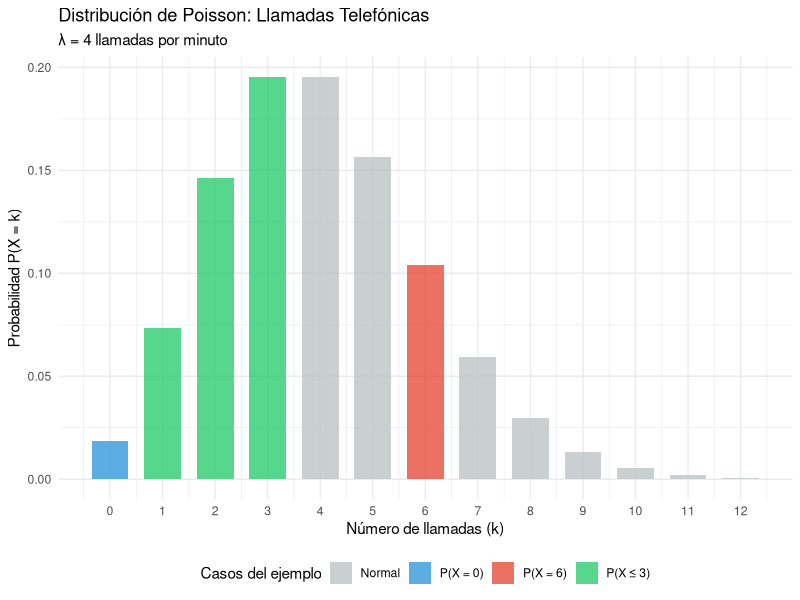
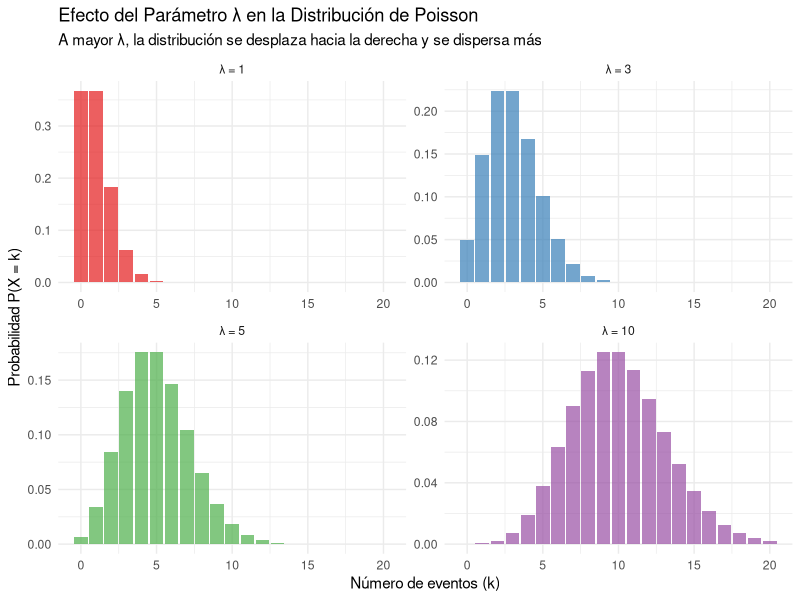
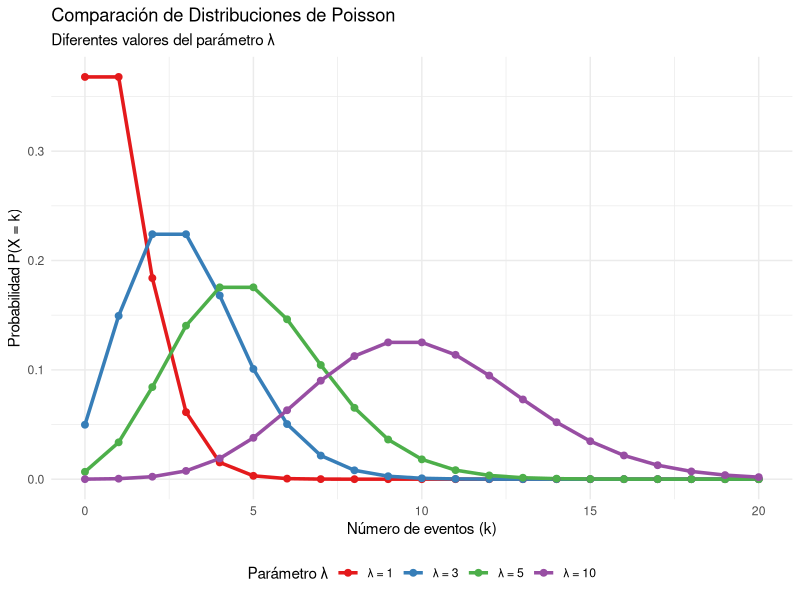
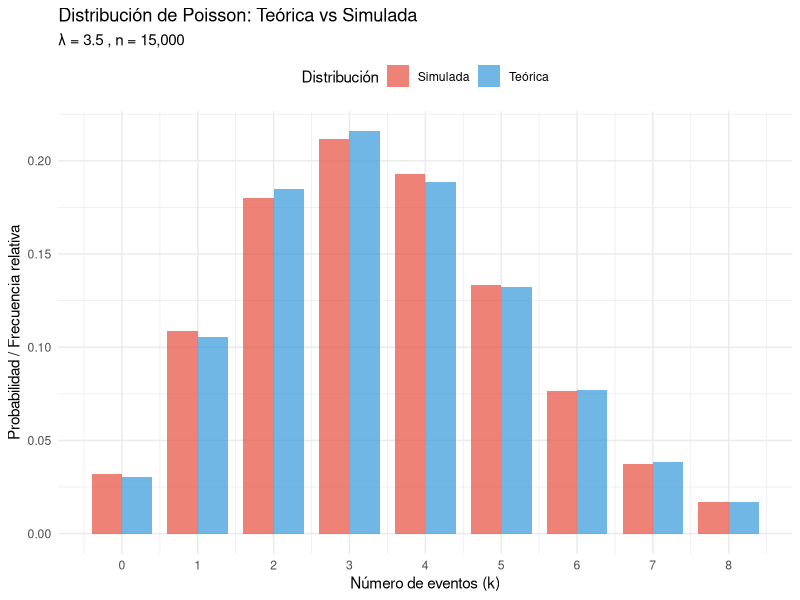
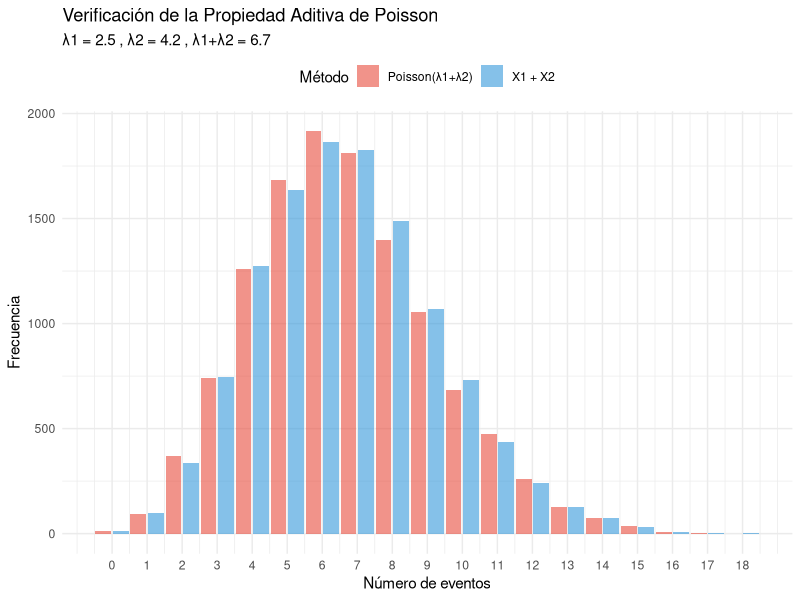
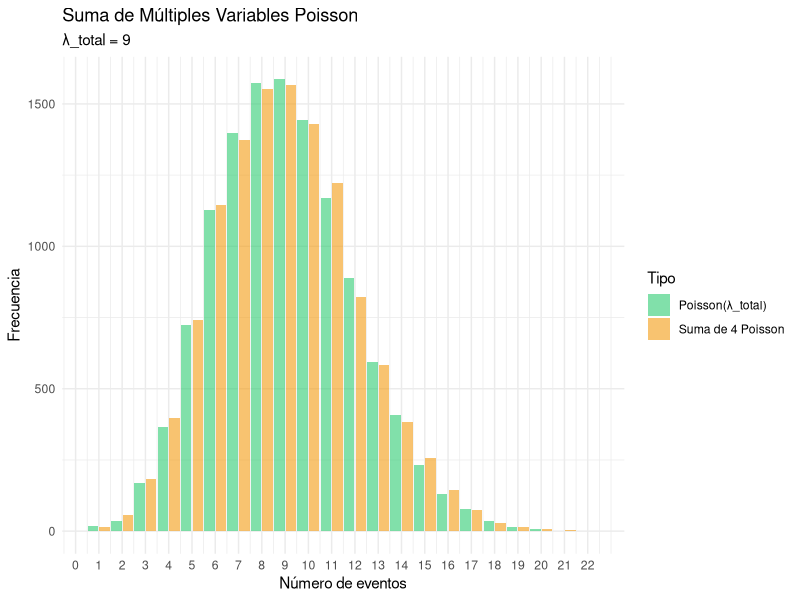
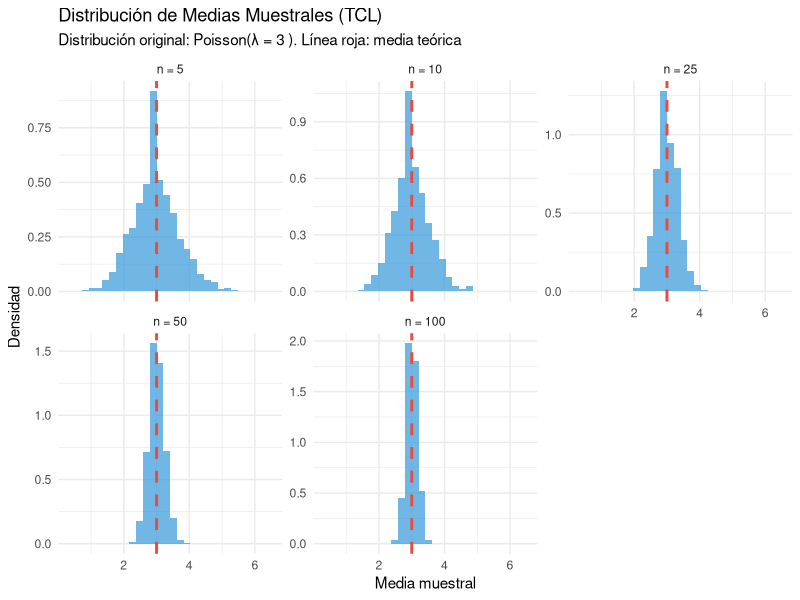
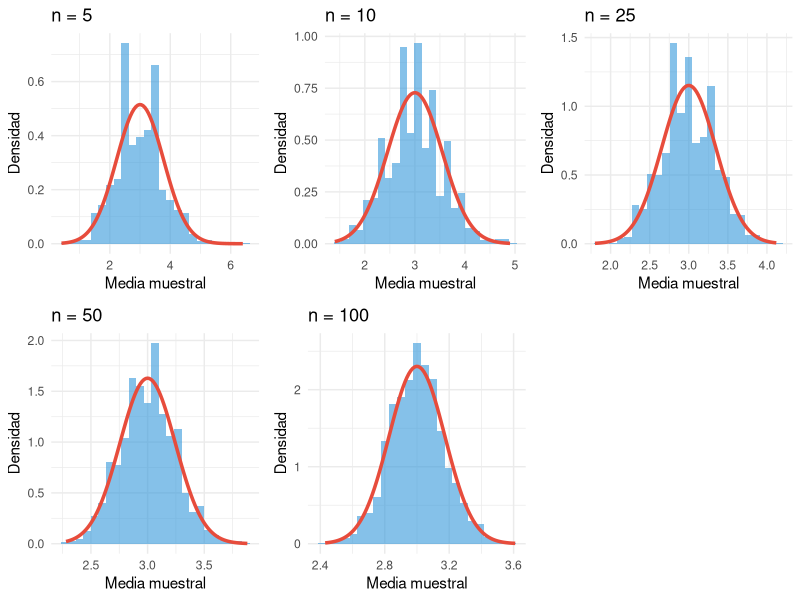

The R script that drew these images, in order:
## ---- chunk 1
library(ggplot2)
library(dplyr)
library(knitr)
library(gridExtra)
library(patchwork)

## ---- chunk 2
# Parámetro
lambda <- 4

# a) P(X = 6)
prob_6 <- dpois(6, lambda)
cat("a) P(X = 6) =", round(prob_6, 4))

# Verificación manual
prob_6_manual <- (lambda^6 * exp(-lambda)) / factorial(6)
cat("\n   Verificación manual:", round(prob_6_manual, 4))

# b) P(X = 0)
prob_0 <- dpois(0, lambda)
cat("\n\nb) P(X = 0) =", round(prob_0, 4))

# c) P(X ≤ 3)
prob_3_o_menos <- ppois(3, lambda)
cat("\n\nc) P(X ≤ 3) =", round(prob_3_o_menos, 4))

# Verificación manual para c)
prob_3_manual <- sum(dpois(0:3, lambda))
cat("\n   Verificación manual:", round(prob_3_manual, 4))
## ---- chunk 3

cat("a) La probabilidad de recibir exactamente 6 llamadas en un minuto es", 
    round(prob_6, 6), "\n")

cat("b) La probabilidad de no recibir ninguna llamada en un minuto es", 
    round(prob_0 , 6), "\n")

cat("c) La probabilidad de recibir 3 o menos llamadas en un minuto es", 
    round(prob_3_o_menos, 6), "\n\n")

# Estadísticas adicionales
media <- lambda
varianza <- lambda
desv_std <- sqrt(lambda)

cat("Estadísticas de la distribución:\n")
cat("Media:", media, "llamadas por minuto\n")
cat("Varianza:", varianza, "\n")
cat("Desviación estándar:", round(desv_std, 2), "llamadas por minuto\n")
## ---- chunk 4
# Valores para graficar
k_vals <- 0:12
prob_vals <- dpois(k_vals, lambda)

# Data frame para ggplot
data_ejemplo <- data.frame(k = k_vals, probabilidad = prob_vals)

# Resaltar los valores del ejemplo
data_ejemplo$color <- "Normal"
data_ejemplo$color[data_ejemplo$k == 6] <- "P(X = 6)"
data_ejemplo$color[data_ejemplo$k == 0] <- "P(X = 0)"
data_ejemplo$color[data_ejemplo$k <= 3] <- ifelse(data_ejemplo$color[data_ejemplo$k <= 3] == "Normal", 
                                                 "P(X ≤ 3)", data_ejemplo$color[data_ejemplo$k <= 3])

# Gráfico
ggplot(data_ejemplo, aes(x = k, y = probabilidad, fill = color)) +
  geom_col(alpha = 0.8, width = 0.7) +
  labs(title = "Distribución de Poisson: Llamadas Telefónicas",
       subtitle = "λ = 4 llamadas por minuto",
       x = "Número de llamadas (k)",
       y = "Probabilidad P(X = k)",
       fill = "Casos del ejemplo") +
  theme_minimal() +
  scale_fill_manual(values = c("Normal" = "#BDC3C7", 
                              "P(X = 6)" = "#E74C3C", 
                              "P(X = 0)" = "#3498DB",
                              "P(X ≤ 3)" = "#2ECC71")) +
  scale_x_continuous(breaks = k_vals) +
  theme(legend.position = "bottom")
## ---- chunk 5
# Diferentes valores de lambda
lambda_values <- c(1, 3, 5, 10)

# Rango de k para cada lambda
k_max <- max(lambda_values) + 3 * sqrt(max(lambda_values))
k_vals <- 0:ceiling(k_max)

# Crear data frame para todos los valores
data_lambda <- expand.grid(k = k_vals, lambda = lambda_values)
data_lambda$probabilidad <- dpois(data_lambda$k, data_lambda$lambda)
data_lambda$lambda_label <- paste("λ =", data_lambda$lambda)
data_lambda$lambda_label <- factor(data_lambda$lambda_label, levels = c("λ = 1", "λ = 3", "λ = 5", "λ = 10"))


# Gráfico comparativo
ggplot(data_lambda, aes(x = k, y = probabilidad, fill = lambda_label)) +
  geom_col(alpha = 0.7, position = "identity") +
  facet_wrap(~lambda_label, scales = "free") +
  labs(title = "Efecto del Parámetro λ en la Distribución de Poisson",
       subtitle = "A mayor λ, la distribución se desplaza hacia la derecha y se dispersa más",
       x = "Número de eventos (k)",
       y = "Probabilidad P(X = k)") +
  theme_minimal() +
  theme(legend.position = "none") +
  scale_fill_brewer(type = "qual", palette = "Set1")
## ---- chunk 6
# Limitar k para mejor visualización
k_vals_plot <- 0:20

# Filtrar datos
data_plot <- data_lambda[data_lambda$k <= 20, ]

# Gráfico superpuesto
ggplot(data_plot, aes(x = k, y = probabilidad, color = lambda_label)) +
  geom_line(linewidth = 1.2) +
  geom_point(size = 2) +
  labs(title = "Comparación de Distribuciones de Poisson",
       subtitle = "Diferentes valores del parámetro λ",
       x = "Número de eventos (k)",
       y = "Probabilidad P(X = k)",
       color = "Parámetro λ") +
  theme_minimal() +
  scale_color_brewer(type = "qual", palette = "Set1") +
  theme(legend.position = "bottom")
## ---- chunk 7
# Crear tabla con estadísticas para diferentes lambdas
lambdas_tabla <- c(0.5, 1, 2, 3, 5, 8, 10, 15)

tabla_stats <- data.frame(
  Lambda = lambdas_tabla,
  Media = lambdas_tabla,
  Varianza = lambdas_tabla,
  Desv_Std = sqrt(lambdas_tabla),
  CV = 1/sqrt(lambdas_tabla),
  P_X_eq_0 = dpois(0, lambdas_tabla)
)



kable(tabla_stats, digits = 4,
      caption = "Parámetros estadísticos para diferentes valores de λ",
      col.names = c("λ", "Media", "Varianza", "Desv. Std.", "CV", "P(X=0)"))
## ---- chunk 8
# Parámetros para la simulación
lambda <- 3.5
n_sim <- 15000

# Simulación de valores
set.seed(42)
valores_simulados <- rpois(n_sim, lambda)

# Estadísticas de la simulación
media_sim <- mean(valores_simulados)
var_sim <- var(valores_simulados)
sd_sim <- sd(valores_simulados)

# Valores teóricos
media_teorica <- lambda
var_teorica <- lambda
sd_teorica <- sqrt(lambda)

# Tabla comparativa
comparacion <- data.frame(
  Estadística = c("Media", "Varianza", "Desv. Estándar"),
  Teórica = c(media_teorica, var_teorica, sd_teorica),
  Simulada = c(media_sim, var_sim, sd_sim),
  Diferencia = c(abs(media_teorica - media_sim), 
                 abs(var_teorica - var_sim), 
                 abs(sd_teorica - sd_sim)),
  Error_Relativo = c(abs(media_teorica - media_sim)/media_teorica * 100,
                     abs(var_teorica - var_sim)/var_teorica * 100,
                     abs(sd_teorica - sd_sim)/sd_teorica * 100)
)

kable(comparacion, digits = 4, 
      caption = paste("Comparación teórica vs simulada (λ =", lambda, ", n =", format(n_sim, big.mark = ",")),
      col.names = c("Estadística", "Teórica", "Simulada", "Diferencia", "Error Rel. (%)"))
## ---- chunk 9
# Rango de valores para comparar
k_max <- quantile(valores_simulados, 0.99)
k_vals <- 0:k_max

# Probabilidades teóricas
prob_teorica <- dpois(k_vals, lambda)

# Frecuencias relativas de la simulación
freq_tabla <- table(factor(valores_simulados, levels = k_vals))
freq_relativa <- as.numeric(freq_tabla) / n_sim

# Crear data frame para ggplot
data_comp <- data.frame(
  k = rep(k_vals, 2),
  Probabilidad = c(prob_teorica, freq_relativa),
  Tipo = rep(c("Teórica", "Simulada"), each = length(k_vals))
)

# Gráfico de barras comparativo
ggplot(data_comp, aes(x = k, y = Probabilidad, fill = Tipo)) +
  geom_col(position = "dodge", alpha = 0.7, width = 0.8) +
  scale_x_continuous(breaks = seq(0, k_max, by = 1)) +
  labs(title = "Distribución de Poisson: Teórica vs Simulada",
       subtitle = paste("λ =", lambda, ", n =", format(n_sim, big.mark = ",")),
       x = "Número de eventos (k)",
       y = "Probabilidad / Frecuencia relativa",
       fill = "Distribución") +
  theme_minimal() +
  theme(legend.position = "top") +
  scale_fill_manual(values = c("Teórica" = "#3498DB", "Simulada" = "#E74C3C")) 
  
## ---- chunk 10
# Parámetros para las dos variables Poisson
lambda1 <- 2.5
lambda2 <- 4.2
lambda_suma <- lambda1 + lambda2
n_sim_suma <- 12000

set.seed(123)

# Método 1: Generar dos Poisson independientes y sumarlas
X1 <- rpois(n_sim_suma, lambda1)
X2 <- rpois(n_sim_suma, lambda2)
suma_simulada <- X1 + X2

# Método 2: Generar directamente de Poisson(λ₁ + λ₂)
poisson_directa <- rpois(n_sim_suma, lambda_suma)

# Comparar estadísticas
stats_suma <- data.frame(
  Método = c("X₁ + X₂ (Suma)", "Poisson Directa", "Teórico"),
  Media = c(mean(suma_simulada), mean(poisson_directa), lambda_suma),
  Varianza = c(var(suma_simulada), var(poisson_directa), lambda_suma),
  Desv_Std = c(sd(suma_simulada), sd(poisson_directa), sqrt(lambda_suma)),
  Min = c(min(suma_simulada), min(poisson_directa), 0),
  Max = c(max(suma_simulada), max(poisson_directa), NA)
)

kable(stats_suma, digits = 4,
      caption = paste("Verificación suma de Poisson (λ₁ =", lambda1, ", λ₂ =", lambda2, ")"))

# Información adicional
cat("\nPARÁMETROS INDIVIDUALES:\n")
cat("========================\n")
cat("X₁ ~ Poisson(", lambda1, "): E(X₁) =", lambda1, ", Var(X₁) =", lambda1, "\n")
cat("X₂ ~ Poisson(", lambda2, "): E(X₂) =", lambda2, ", Var(X₂) =", lambda2, "\n\n")

cat("SUMA TEÓRICA:\n")
cat("=============\n")
cat("Y = X₁ + X₂ ~ Poisson(", lambda_suma, ")\n")
cat("E[Y] = E(X₁) + E(X₂) =", lambda_suma, "\n")
cat("Var(Y) = Var(X₁) + Var(X₂) =", lambda_suma, " (por independencia)\n")
## ---- chunk 11
# Crear data frame para comparación
data_suma_comp <- data.frame(
  valores = c(suma_simulada, poisson_directa),
  metodo = rep(c("X1 + X2", "Poisson(λ1+λ2)"), each = n_sim_suma)
)

# Histogramas superpuestos
ggplot(data_suma_comp, aes(x = valores, fill = metodo)) +
  geom_histogram(alpha = 0.6, binwidth = 1, position = "dodge2", center =0) +
  scale_x_continuous(breaks = seq(0, max(c(suma_simulada, poisson_directa)), by = 1)) +
  labs(title = "Verificación de la Propiedad Aditiva de Poisson",
       subtitle = paste("λ1 =", lambda1, ", λ2 =", lambda2, ", λ1+λ2 =", lambda_suma),
       x = "Número de eventos",
       y = "Frecuencia",
       fill = "Método") +
  theme_minimal() +
  theme(legend.position = "top") +
  scale_fill_manual(values = c("X1 + X2" = "#3498DB", "Poisson(λ1+λ2)" = "#E74C3C"))
## ---- chunk 12
# Suma de 4 variables Poisson independientes
lambdas <- c(1.5, 2.0, 2.5, 3.0)
lambda_total <- sum(lambdas)
n_vars <- length(lambdas)

# Generar las variables individuales
variables_poisson <- matrix(0, nrow = n_sim_suma, ncol = n_vars)
for(i in 1:n_vars) {
  variables_poisson[, i] <- rpois(n_sim_suma, lambdas[i])
}

# Suma de las 4 variables
suma_multiple <- rowSums(variables_poisson)

# Poisson directa con λ total
poisson_multiple_directa <- rpois(n_sim_suma, lambda_total)

# Estadísticas comparativas
cat("VERIFICACIÓN CON", n_vars, "VARIABLES POISSON\n")
cat("λ₁ =", lambdas[1], ", λ₂ =", lambdas[2], ", λ₃ =", lambdas[3], ", λ₄ =", lambdas[4], "\n")
cat("λ_total =", lambda_total, "\n\n")

stats_multiple <- data.frame(
  Distribución = c("Suma de 4 Poisson", "Poisson(λ_total)", "Diferencia"),
  Media = c(mean(suma_multiple), mean(poisson_multiple_directa), 
            abs(mean(suma_multiple) - mean(poisson_multiple_directa))),
  Varianza = c(var(suma_multiple), var(poisson_multiple_directa),
               abs(var(suma_multiple) - var(poisson_multiple_directa)))
)

kable(stats_multiple, digits = 4, 
      caption = "Estadísticas para suma de múltiples variables Poisson")

# Visualización
data_multiple <- data.frame(
  valores = c(suma_multiple, poisson_multiple_directa),
  tipo = rep(c("Suma de 4 Poisson", "Poisson(λ_total)"), each = n_sim_suma)
)

ggplot(data_multiple, aes(x = valores, fill = tipo)) +
  geom_histogram(alpha = 0.6, binwidth = 1, center=0, position = "dodge2") +
  scale_x_continuous(breaks = seq(0, max(c(suma_multiple, poisson_multiple_directa)), by = 1)) +
  labs(title = "Suma de Múltiples Variables Poisson",
       subtitle = paste("λ_total =", lambda_total),
       x = "Número de eventos",
       y = "Frecuencia",
       fill = "Tipo") +
  theme_minimal() +
  scale_fill_manual(values = c("#2ECC71", "#F39C12"))
## ---- chunk 13
# Parámetros del experimento
lambda_tcl <- 3
tamaños_muestra <- c(5, 10, 25, 50, 100)
num_muestras <- 2000

cat("CONFIGURACIÓN DEL EXPERIMENTO\n")
cat("=============================\n")
cat("Distribución original: Poisson(λ =", lambda_tcl, ")\n")
cat("Tamaños de muestra:", paste(tamaños_muestra, collapse = ", "), "\n")
cat("Número de muestras por tamaño:", num_muestras, "\n\n")

cat("Parámetros teóricos de la distribución original:\n")
cat("E[X] =", lambda_tcl, "\n")
cat("Var(X) =", lambda_tcl, "\n")
cat("SD(X) =", round(sqrt(lambda_tcl), 3), "\n")
## ---- chunk 14
# Función para generar medias muestrales
generar_medias_muestrales <- function(n, num_muestras, lambda) {
  medias <- numeric(num_muestras)
  for(i in 1:num_muestras) {
    muestra <- rpois(n, lambda)
    medias[i] <- mean(muestra)
  }
  return(medias)
}

# Generar medias para cada tamaño de muestra
set.seed(123)
medias_muestrales <- list()

for(i in seq_along(tamaños_muestra)) {
  n <- tamaños_muestra[i]
  medias_muestrales[[i]] <- generar_medias_muestrales(n, num_muestras, lambda_tcl)
  names(medias_muestrales)[i] <- paste("n", n, sep = "_")
}

# Crear data frame para análisis
data_tcl <- do.call(rbind, lapply(seq_along(medias_muestrales), function(i) {
  data.frame(
    media_muestral = medias_muestrales[[i]],
    n = tamaños_muestra[i],
    n_label = paste("n =", tamaños_muestra[i])
  )
}))

data_tcl$n_label <- factor(data_tcl$n_label, levels = c("n = 5", "n = 10", "n = 25", "n = 50", "n = 100"))

cat("Muestras generadas exitosamente.\n")
cat("Total de observaciones:", nrow(data_tcl), "\n")
## ---- chunk 15
# Calcular estadísticas para cada tamaño de muestra
estadisticas_tcl <- data.frame(
  n = tamaños_muestra,
  Media_Observada = sapply(medias_muestrales, mean),
  Media_Teorica = rep(lambda_tcl, length(tamaños_muestra)),
  Var_Observada = sapply(medias_muestrales, var),
  Var_Teorica = lambda_tcl / tamaños_muestra,
  SD_Observada = sapply(medias_muestrales, sd),
  SD_Teorica = sqrt(lambda_tcl / tamaños_muestra)
)

# Calcular errores

estadisticas_tcl <- estadisticas_tcl |> mutate(
  Error_Media = abs(Media_Observada - Media_Teorica),
  Error_Var = abs(Var_Observada - Var_Teorica),
  Error_SD = abs(SD_Observada - SD_Teorica))

kable(estadisticas_tcl, digits = 4,
      caption = "Convergencia de estadísticos de la media muestral",
      col.names = c("n", "Media Obs.", "Media Teór.", "Var. Obs.", "Var. Teór.", 
                   "SD Obs.", "SD Teór.", "Error Media", "Error Var.", "Error SD"))

## ---- chunk 16
# Histogramas de las medias muestrales
ggplot(data_tcl, aes(x = media_muestral)) +
  geom_histogram(aes(y = after_stat(density)), bins = 30, alpha = 0.7, fill = "#3498DB") +
  geom_vline(xintercept = lambda_tcl, color = "#E74C3C", linetype = "dashed", linewidth = 1) +
  facet_wrap(~n_label, scales = "free_y") +
  labs(title = "Distribución de Medias Muestrales (TCL)",
       subtitle = paste("Distribución original: Poisson(λ =", lambda_tcl, "). Línea roja: media teórica"),
       x = "Media muestral",
       y = "Densidad") +
  theme_minimal()
## ---- chunk 17
# Agregar curvas normales específicas para cada panel
data_tcl_split <- split(data_tcl, data_tcl$n_label)

plots_comparacion <- lapply(names(data_tcl_split), function(label) {
  datos <- data_tcl_split[[label]]
  n_val <- unique(datos$n)
  
  ggplot(datos, aes(x = media_muestral)) +
    geom_histogram(aes(y = after_stat(density)), bins = 25, alpha = 0.6, fill = "#3498DB") +
    stat_function(fun = dnorm, 
                  args = list(mean = lambda_tcl, sd = sqrt(lambda_tcl/n_val)), 
                  color = "#E74C3C", linewidth = 1.2) +
    ggtitle(label) +
    xlab("Media muestral") +
    ylab("Densidad") +
    theme_minimal()
})

# Combinar gráficos
do.call(grid.arrange, c(plots_comparacion, ncol = 3))
## ---- chunk 18
# Parámetros del problema
lambda_trafico <- 8.5  # 8.5 paquetes por segundo en promedio

cat("APLICACIÓN 1: TRÁFICO DE RED\n")
cat("============================\n")
cat("Parámetro: λ =", lambda_trafico, "paquetes por segundo\n\n")

# Preguntas típicas
cat("ANÁLISIS DEL TRÁFICO:\n")

# 1. Probabilidad de recibir exactamente 10 paquetes en un segundo
prob_10 <- dpois(10, lambda_trafico)
cat("1. P(X = 10 paquetes) =", round(prob_10, 4), "(", round(prob_10*100, 2), "%)\n")

# 2. Probabilidad de recibir más de 12 paquetes
prob_mas_12 <- 1 - ppois(12, lambda_trafico)
cat("2. P(X > 12 paquetes) =", round(prob_mas_12, 4), "(", round(prob_mas_12*100, 2), "%)\n")

# 3. Número esperado de paquetes en 5 segundos
# En 5 segundos: Y ~ Poisson(5λ)
lambda_5seg <- 5 * lambda_trafico
paquetes_5seg_esperados <- lambda_5seg
cat("3. Paquetes esperados en 5 segundos =", paquetes_5seg_esperados, "\n")

# 4. Probabilidad de sobrecarga (más de 15 paquetes por segundo)
prob_sobrecarga <- 1 - ppois(15, lambda_trafico)
cat("4. P(Sobrecarga) = P(X > 15) =", round(prob_sobrecarga, 4), "\n")

# Simulación para verificar
set.seed(456)
n_sim_trafico <- 10000
sim_paquetes <- rpois(n_sim_trafico, lambda_trafico)

cat("\nVERIFICACIÓN POR SIMULACIÓN (n =", format(n_sim_trafico, big.mark = ","), "):\n")
cat("Media simulada:", round(mean(sim_paquetes), 3), "(teórica:", lambda_trafico, ")\n")
cat("P(X = 10) simulada:", round(mean(sim_paquetes == 10), 4), "(teórica:", round(prob_10, 4), ")\n")
cat("P(X > 15) simulada:", round(mean(sim_paquetes > 15), 4), "(teórica:", round(prob_sobrecarga, 4), ")\n")
## ---- chunk 19
# Visualización del problema de tráfico
k_trafico <- 0:20
prob_trafico <- dpois(k_trafico, lambda_trafico)

data_trafico <- data.frame(
  paquetes = k_trafico,
  probabilidad = prob_trafico
)

# Definir zonas
data_trafico$zona <- case_when(
  data_trafico$paquetes <= 5 ~ "Bajo",
  data_trafico$paquetes <= 12 ~ "Normal", 
  data_trafico$paquetes <= 15 ~ "Alto",
  TRUE ~ "Sobrecarga"
)

ggplot(data_trafico, aes(x = paquetes, y = probabilidad, fill = zona)) +
  geom_col(alpha = 0.8) +
  labs(title = "Distribución del Tráfico de Red por Segundo",
       subtitle = paste("λ =", lambda_trafico, "paquetes/segundo"),
       x = "Número de paquetes",
       y = "Probabilidad",
       fill = "Zona de tráfico") +
  theme_minimal() +
  scale_fill_manual(values = c("Bajo" = "#2ECC71", "Normal" = "#3498DB", 
                              "Alto" = "#F39C12", "Sobrecarga" = "#E74C3C"))
## ---- chunk 20
# Parámetros del control de calidad
lambda_defectos <- 2.3  # 2.3 defectos por lote en promedio

cat("APLICACIÓN 2: CONTROL DE CALIDAD\n")
cat("================================\n")
cat("Parámetro: λ =", lambda_defectos, "defectos por lote\n\n")

# Análisis de calidad
cat("ANÁLISIS DE CONTROL DE CALIDAD:\n")

# 1. Probabilidad de lote perfecto (0 defectos)
prob_perfecto <- dpois(0, lambda_defectos)
cat("1. P(Lote perfecto) = P(X = 0) =", round(prob_perfecto, 4), "(", round(prob_perfecto*100, 1), "%)\n")

# 2. Probabilidad de lote aceptable (≤ 3 defectos)
prob_aceptable <- ppois(3, lambda_defectos)
cat("2. P(Lote aceptable) = P(X ≤ 3) =", round(prob_aceptable, 4), "(", round(prob_aceptable*100, 1), "%)\n")

# 3. Probabilidad de rechazo (> 5 defectos)
prob_rechazo <- 1 - ppois(5, lambda_defectos)
cat("3. P(Rechazo) = P(X > 5) =", round(prob_rechazo, 4), "(", round(prob_rechazo*100, 1), "%)\n")

# 4. Análisis económico
costo_defecto <- 50  # $50 por defecto
defectos_esperados <- lambda_defectos
costo_esperado_lote <- defectos_esperados * costo_defecto
cat("4. Costo esperado por defectos por lote: $", costo_esperado_lote, "\n")

# 5. Análisis de múltiples lotes
n_lotes <- 100
lambda_total <- n_lotes * lambda_defectos
cat("5. Defectos esperados en", n_lotes, "lotes:", lambda_total, "\n")

## ---- chunk 21
# Simulación del proceso de control de calidad
set.seed(789)
n_lotes_sim <- 1000
lotes_simulados <- rpois(n_lotes_sim, lambda_defectos)

# Clasificar lotes
clasificacion <- case_when(
  lotes_simulados == 0 ~ "Perfecto",
  lotes_simulados <= 3 ~ "Aceptable",
  lotes_simulados <= 5 ~ "Revisión",
  TRUE ~ "Rechazo"
)

# Crear data frame para visualización
data_calidad <- data.frame(
  defectos = lotes_simulados,
  clasificacion = factor(clasificacion, 
                        levels = c("Perfecto", "Aceptable", "Revisión", "Rechazo"))
)

# Gráfico de la simulación
ggplot(data_calidad, aes(x = defectos, fill = clasificacion)) +
  geom_histogram(bins = 15, alpha = 0.8, position = "stack") +
  labs(title = "Simulación de Control de Calidad",
       subtitle = paste("n =", format(n_lotes_sim, big.mark = ","), "lotes simulados"),
       x = "Número de defectos por lote",
       y = "Frecuencia",
       fill = "Clasificación") +
  theme_minimal() +
  scale_fill_manual(values = c("Perfecto" = "#2ECC71", "Aceptable" = "#3498DB",
                              "Revisión" = "#F39C12", "Rechazo" = "#E74C3C"))

# Tabla de resultados de la simulación
tabla_clasificacion <- table(clasificacion)
prop_clasificacion <- prop.table(tabla_clasificacion)

cat("\nRESULTADOS DE LA SIMULACIÓN:\n")
cat("============================\n")
for(i in 1:length(tabla_clasificacion)) {
  cat(names(tabla_clasificacion)[i], ":", tabla_clasificacion[i], 
      "lotes (", round(prop_clasificacion[i]*100, 1), "%)\n")
}
## ---- chunk 22
# Parámetros epidemiológicos
lambda_casos <- 4.2  # 4.2 casos nuevos por semana en promedio

cat("APLICACIÓN 3: EPIDEMIOLOGÍA\n")
cat("===========================\n")
cat("Parámetro: λ =", lambda_casos, "casos nuevos por semana\n\n")

cat("ANÁLISIS EPIDEMIOLÓGICO:\n")

# 1. Probabilidad de semana sin casos nuevos
prob_sin_casos <- dpois(0, lambda_casos)
cat("1. P(Semana sin casos) =", round(prob_sin_casos, 4), "(", round(prob_sin_casos*100, 1), "%)\n")

# 2. Probabilidad de brote (más de 8 casos)
prob_brote <- 1 - ppois(8, lambda_casos)
cat("2. P(Brote) = P(X > 8) =", round(prob_brote, 4), "(", round(prob_brote*100, 1), "%)\n")

# 3. Casos esperados en un mes (4 semanas)
casos_mes <- 4 * lambda_casos
cat("3. Casos esperados en un mes:", casos_mes, "\n")

# 4. Análisis de intervención
# Si una intervención reduce λ en 30%
lambda_intervencion <- lambda_casos * 0.7
reduccion_casos_mes <- (lambda_casos - lambda_intervencion) * 4
cat("4. Con intervención (reducción 30%):\n")
cat("   Nuevos casos esperados por semana:", lambda_intervencion, "\n")
cat("   Reducción esperada por mes:", reduccion_casos_mes, "casos\n")

# 5. Monitoreo de alertas
umbral_alerta <- 7
prob_alerta <- 1 - ppois(umbral_alerta - 1, lambda_casos)
cat("5. P(Alerta) = P(X ≥", umbral_alerta, ") =", round(prob_alerta, 4), "\n")
## ---- chunk 23
# Comparación antes y después de intervención
k_epi <- 0:15
prob_antes <- dpois(k_epi, lambda_casos)
prob_despues <- dpois(k_epi, lambda_intervencion)

data_epi <- data.frame(
  casos = rep(k_epi, 2),
  probabilidad = c(prob_antes, prob_despues),
  escenario = rep(c("Sin intervención", "Con intervención"), each = length(k_epi))
)

ggplot(data_epi, aes(x = casos, y = probabilidad, fill = escenario)) +
  geom_col(position = "dodge", alpha = 0.8) +
  geom_vline(xintercept = umbral_alerta - 0.5, linetype = "dashed", color = "red") +
  labs(title = "Impacto de Intervención en Salud Pública",
       subtitle = paste("Reducción del 30% en la incidencia (λ:", lambda_casos, "→", lambda_intervencion, ")"),
       x = "Número de casos nuevos por semana",
       y = "Probabilidad",
       fill = "Escenario",
       caption = "Línea roja: umbral de alerta") +
  theme_minimal() +
  scale_fill_manual(values = c("Sin intervención" = "#E74C3C", "Con intervención" = "#2ECC71"))
## ---- chunk 24
lambda <- 6  

prob_4_llamadas <- dpois(4, lambda)

cat("Probabilidd de recibir exactamente 4 llamadas:", prob_4_llamadas)

## ---- chunk 25
lambda <- 6  

lambda_30s <- lambda * 0.5
prob_llamadas_30s <- dpois(0, lambda_30s)

cat("Probabilidad de recibir 0 llamadas en 30 segundos:", prob_llamadas_30s)

## ---- chunk 26
lambda <- 6  

esperado_hora <- lambda * 60

cat("Número esperado de llamadas en 1 hora", esperado_hora)

## ---- chunk 27
lambda <- 6  

lambda_2min <- lambda * 2
prob_8_a_12 <- ppois(12, lambda_2min) - ppois(7, lambda_2min)

cat("Probabilidad de recibir entre 8 y 12 llamadas", prob_8_a_12)
## ---- chunk 28
tasa_defectos <- 1.5  

lambda_500 <- tasa_defectos * 5  
prob_8_defectos <- dpois(8, lambda_500)

cat("Probabilidad de tener exactamente 8 defectos:", prob_8_defectos)

## ---- chunk 29
tasa_defectos <- 1.5  
lambda_500 <- tasa_defectos * 5 

prob_10_o_mas <- 1 - ppois(9, lambda = lambda_500)

cat("Probabilidad de tener de 10 a más defectos:", prob_10_o_mas)

## ---- chunk 30
tasa_defectos <- 1.5
lambda_requerido <- -log(0.05)

n_productos <- (lambda_requerido / tasa_defectos) * 100

cat("Productos necesarios:", n_productos)

## ---- chunk 31
nueva_tasa <- 1.2
lambda_500_nuevo <- nueva_tasa * 5

prob_10_o_mas_nuevo <- 1 - ppois(9, lambda_500_nuevo)

cat("Probabilidad de tener 10 o más defectos en 500 productos:", prob_10_o_mas_nuevo)
## ---- chunk 32
lambda <- 2.5  

prob_3_pacientes <- dpois(3, lambda)
cat("Probabilidad:", prob_3_pacientes)

## ---- chunk 33
lambda <- 2.5 
lambda_2h <- lambda * 2

prob_0pacientes <- dpois(0, lambda_2h)

cat("Probabilidad de que no llegue ningun paciente en 2 horas:", prob_0pacientes)

## ---- chunk 34
lambda <- 2.5 
lambda_4h <- lambda * 4

prob_superar_8 <- 1 - ppois(8, lambda = lambda_4h)

cat("Probabilidad de superar la capacidad de 8 pacientes:", prob_superar_8)

## ---- chunk 35
lambda <- 2.5 
lambda_4h <- lambda * 4

capacidad_minima <- qpois(0.90, lambda_4h)

cat("Capacidad mínima:", capacidad_minima)
## ---- chunk 36
set.seed(123)
lambda <- 7
n_sim <- 10000

tamaños <- c(5, 10, 30, 50)

par(mfrow = c(2, 2))

for (n in tamaños) {
  
  medias <- replicate(n_sim, mean(rpois(n, lambda)))
  
  z <- (medias - lambda) / sqrt(lambda / n)
  
  hist(z, breaks = 30, freq = FALSE, 
       main = paste("n =", n),
       xlab = "Z estandarizado",
       col = "lightblue",
       ylim = c(0, 0.5))
  
  curve(dnorm(x), add = TRUE, col = "red", lwd = 2)
  
  #Estadísticas
  cat("\n n =", n, "\n'")
  cat("Media de Z:", mean(z), "(teórico: 0)\n")
  cat("Varianza de Z:", var(z), "(teórico: 1)\n")
}

par(mfrow = c(1, 1))

cat("\nn = 30\n")
medias_30 <- replicate(n_sim, mean(rpois(30, lambda)))
z_30 <- (medias_30 - lambda) / sqrt(lambda / 30)

qqnorm(z_30, main = "Q-Q Plot para n = 30")
qqline(z_30, col = "red", lwd = 2)


par(mfrow = c(1, 2))

x_pois <- 0:20
plot(x_pois, dpois(x_pois, lambda), type = "h", lwd = 3,
     main = "Distribución Original\nPoisson(7)",
     xlab = "x", ylab = "P(X = x)",
     col = "blue")

hist(z_30, breaks = 30, freq = FALSE,
     main = "Distribución de Z\n(n = 30)",
     xlab = "Z", ylab = "Densidad",
     col = "lightgreen")
curve(dnorm(x), add = TRUE, col = "red", lwd = 2)
legend("topright", c("Simulación", "N(0,1)"), 
       fill = c("lightgreen", NA), border = c("black", NA),
       lty = c(NA, 1), col = c(NA, "red"), lwd = c(NA, 2))

par(mfrow = c(1, 1))

## ---- chunk 37
set.seed(123)
n <- 10000

x1 <- rpois(n, 3.5)
x2 <- rpois(n, 2.8)
suma <- x1 + x2
directa <- rpois(n, 6.3)

cat("X1 + X2\n")
cat("Media:", mean(suma), "\n")
cat("Varianza:", var(suma), "\n\n")

cat("Poisson\n")
cat("Media:", mean(directa), "\n")
cat("Varianza:", var(directa), "\n\n")


#Gráfica
hist(suma, breaks = 20, col = rgb(0, 0, 1, 0.5), main = "X1 + X2 vs Poisson", 
     xlab = "Valor", freq = FALSE)
hist(directa, breaks = 20, col = rgb(1, 0, 0, 0.5), add = TRUE, freq = FALSE)
legend("topright", c("Suma", "Directa"), fill = c(rgb(0, 0, 1, 0.5), rgb(1, 0, 0, 0.5)))


x1 <- rpois(n, 3.5)
x2 <- rpois(n, 2.8)
x3 <- rpois(n, 1.5)
x4 <- rpois(n, 2.2)
suma4 <- x1 + x2 + x3 + x4
directa4 <- rpois(n, 10)

#Estadísticas
cat("Suma de las variables\n")
cat("Media:", mean(suma4), "\n")
cat("Varianza:", var(suma4), "\n\n")

cat("Poisson\n")
cat("Media:", mean(directa4), "\n")
cat("Varianza:", var(directa4), "\n\n")

#Gráfica
hist(suma4, breaks = 30, col = rgb(0, 0, 1, 0.5), main = "Suma de 4 vs Poisson", 
     xlab = "Valor", freq = FALSE)
hist(directa4, breaks = 30, col = rgb(1, 0, 0, 0.5), add = TRUE, freq = FALSE)
legend("topright", c("Suma de 4", "Directa"), fill = c(rgb(0, 0, 1, 0.5), rgb(1, 0, 0, 0.5)))
